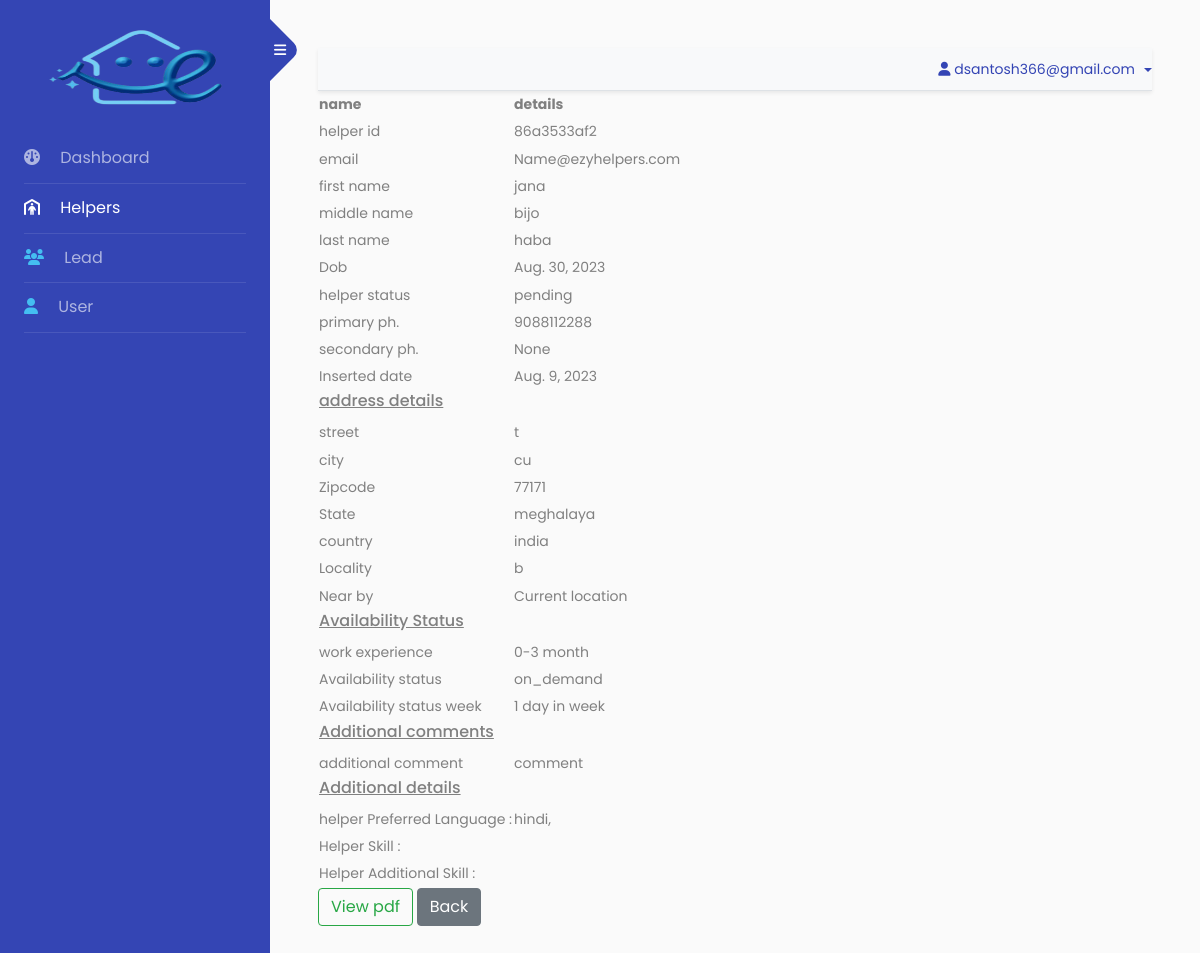
The page /helper_view/2 (signed in) on the database as committed earlier.
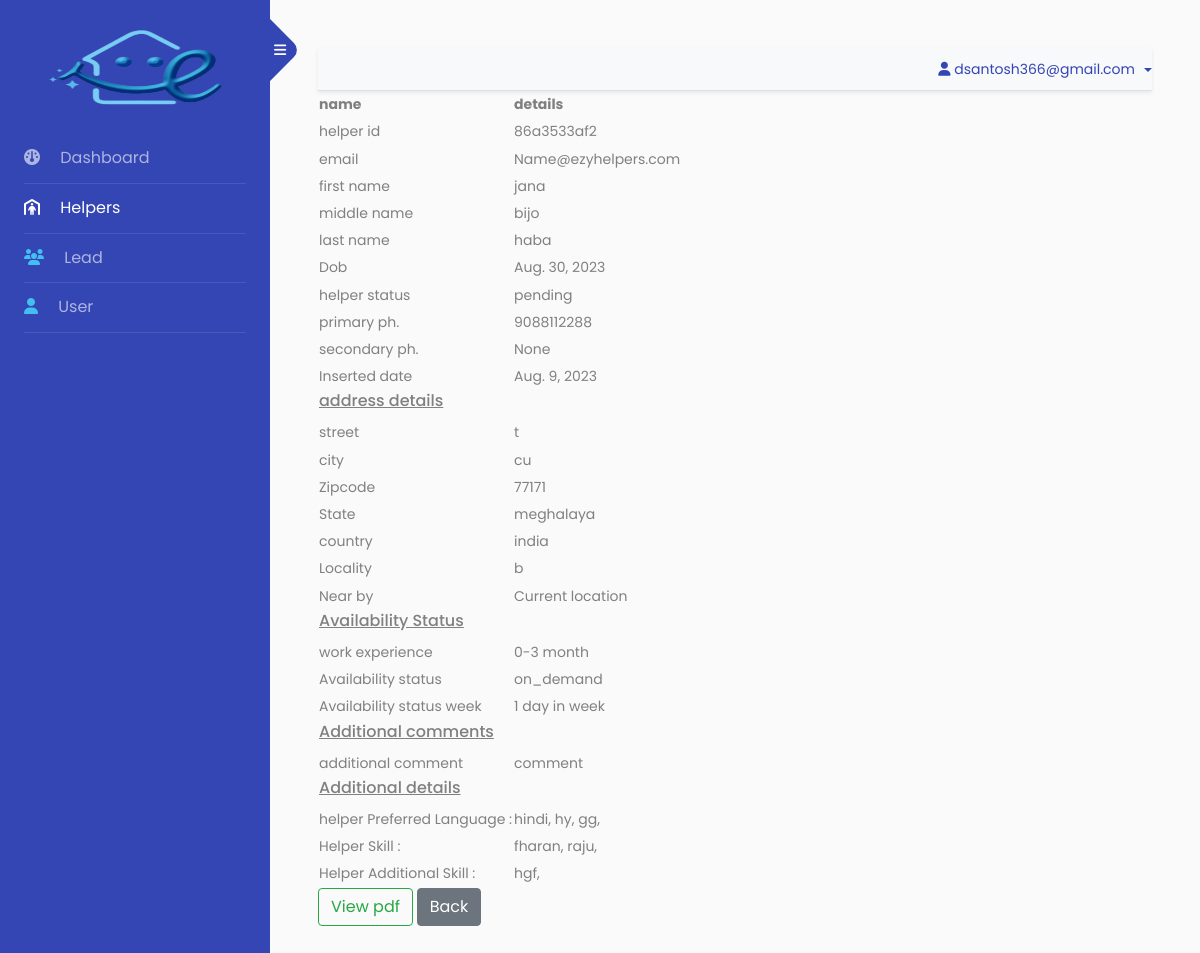
The same page on the database as committed later.
### app/models.py (models this page shows, shortened)
class HelperPreferredLanguageModel(models.Model):
    helper = models.ForeignKey(HelperModel,on_delete=models.CASCADE)
    language = models.CharField(max_length=100)

class HelperSkillSetModel(models.Model):
    helper = models.ForeignKey(HelperModel,on_delete=models.CASCADE)
    skill = models.CharField(max_length=200)

class HelperAdditionalSkillSetModel(models.Model):
    helper = models.ForeignKey(HelperModel,on_delete=models.CASCADE)
    additional_skill = models.CharField(max_length=100)

### backnd/views.py (the view)
# urls.py: path('helper_view/<id>',HelperDetailsView,name='helper_view'),
@login_required
def HelperDetailsView(request,id):
    helper = HelperModel.objects.get(id = id)
    data = {
      'helper':helper,
      'language':HelperPreferredLanguageModel.objects.filter(helper = helper),
       'skill':HelperSkillSetModel.objects.filter(helper = helper),
      'additional_skill':HelperAdditionalSkillSetModel.objects.filter(helper=helper)
    }
    return render(request,'helper_view.html',data)

### templates/helper_view.html
{% extends 'index.html' %}
{% block body %}
<table>
    <thead>
        <tr>
            <th>name</th>
            <th>details</th>
        </tr>
    </thead>
    <tbody>
        <tr>
            <td>helper id</td>
            <td>{{helper.helper_id}}</td>
        </tr>
        <tr>
            <td>email</td>
            <td>{{helper.email_id}}</td>
        </tr>
        <tr>
            <td>first name</td>
            <td>{{helper.first_name}}</td>
        </tr>
        <tr>
            <td>middle name</td>
            <td>{{helper.middle_name}}</td>
        </tr>
        <tr>
            <td>last name</td>
            <td>{{helper.last_name}}</td>
        </tr>
        <tr>
            <td>Dob</td>
            <td>{{helper.dob}}</td>
        </tr>
        <tr>
            <td>helper status</td>
            <td>{{helper.helper_status}}</td>
        </tr>
        <tr>
            <td>primary ph.</td>
            <td>{{helper.primary_phone}}</td>
        </tr>
        <tr>
            <td>secondary ph.</td>
            <td>{{helper.secondary_phone}}</td>
        </tr>
        <tr>
            <td>Inserted date</td>
            <td>{{helper.create_date}}</td>
        </tr>
        <tr>
            <td colspan="2">
                <h6><u>address details</u></h6>
            </td>
        </tr>
        <tr>
            <td>street</td>
            <td>{{helper.street}}</td>
        </tr>
        <tr>
            <td>city</td>
            <td>{{helper.city}}</td>
        </tr>
        <tr>
            <td>Zipcode</td>
            <td>{{helper.zipcode}}</td>
        </tr>
        <tr>
            <td>State</td>
            <td>{{helper.state}}</td>
        </tr>
        <tr>
            <td>country</td>
            <td>{{helper.country}}</td>
        </tr>
        <tr>
            <td>Locality</td>
            <td>{{helper.locality}}</td>
        </tr>
        <tr>
            <td>Near by</td>
            <td>{% if not helper.near_by %}Current location {% else %}Range in <b>5 k.m</b> {% endif %}</td>
        </tr>
         <tr class="mt-2">
            <td colspan="2">
                <h6><u>Availability Status </u></h6>
            </td>
        </tr>
        <tr>
            <td> work experience</td>
            <td>{{helper.work_experience}}</td>
        </tr>
        <tr>
            <td> Availability status </td>
            <td>{{helper.availability_status}}</td>
        </tr>
        <tr>
            <td> Availability status week</td>
            <td>{{helper.availability_status_week}} day in week</td>
        </tr>
        <tr class="mt-2">
            <td colspan="2">
                <h6><u>Additional comments</u></h6>
            </td>
        </tr>
        <tr>
            <td> additional comment</td>
            <td>{{helper.additional_comment}}</td>
        </tr>
        <tr class="mt-2">
            <td colspan="2">
                <h6><u>Additional details</u></h6>
            </td>
        </tr>
        <tr>
            <td> helper Preferred Language : </td>
            <td>
                {% for i in language %}
                {{i.language}},
                {% endfor %}
            </td>
        </tr>
        <tr>
            <td>Helper Skill : </td>
            <td>
                {% for i in skill %}
                {{i.skill}},
                {% endfor %}
            </td>
        </tr>
        <tr>
            <td>Helper Additional Skill : </td>
            <td>
                {% for i in additional_skill %}
                {{i.additional_skill}},
                {% endfor %}
            </td>
        </tr>
    </tbody>
</table>
<a href="{% url 'helper_pdf' helper.id %}" class='btn btn-outline-success'>View pdf</a>
<a href="{% url 'helper_list' %}" class="btn btn-secondary">Back</a>
{% endblock body %}

Rows that differ between the two databases and show on the page:
added HelperPreferredLanguageModel: language "hy"
added HelperPreferredLanguageModel: language "gg"
added HelperSkillSetModel: skill "fharan"
added HelperSkillSetModel: skill "raju"
added HelperAdditionalSkillSetModel: additional_skill "hgf"
